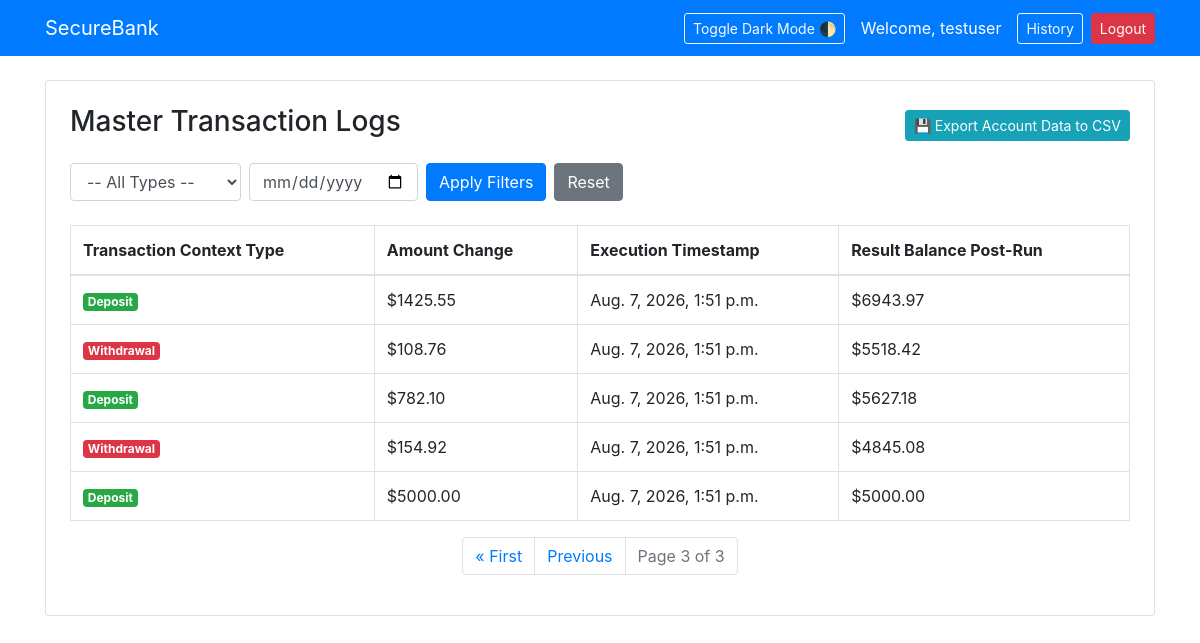
Page /history/?page=3 (signed in) on the committed database.
### accounts/models.py (models this page shows, shortened)
class Transaction(models.Model):
    TRANSACTION_TYPES = (
        ('Deposit', 'Deposit'),
        ('Withdrawal', 'Withdrawal'),
    )
    account = models.ForeignKey(Account, on_delete=models.CASCADE)
    transaction_type = models.CharField(max_length=10, choices=TRANSACTION_TYPES)
    amount = models.DecimalField(max_digits=10, decimal_places=2)
    timestamp = models.DateTimeField(auto_now_add=True)
    balance_after = models.DecimalField(max_digits=12, decimal_places=2)
    class Meta:
        ordering = ['-timestamp']

### accounts/views.py (the view, shortened to what this page needs)
# urls.py: path('history/', views.transaction_history, name='history'),
@login_required
def transaction_history(request):
    account = Account.objects.get(user=request.user)
    txns = Transaction.objects.filter(account=account)
    t_type = request.GET.get('type')
    date_from = request.GET.get('date')
    if t_type:
        txns = txns.filter(transaction_type=t_type)
    if date_from:
        txns = txns.filter(timestamp__date=date_from)
    paginator = Paginator(txns, 10)
    page_number = request.GET.get('page')
    page_obj = paginator.get_page(page_number)
    return render(request, 'accounts/history.html', {
        'page_obj': page_obj,
        'type': t_type,
        'date': date_from
    })

### accounts/templates/accounts/history.html (shortened to what this page needs)
{% extends 'base.html' %}
{% block content %}
<div class="card p-4">
    <div class="d-flex justify-content-between align-items-center mb-3">
        <h3>Master Transaction Logs</h3>
        <a href="?type={{ type|default:'' }}&date={{ date|default:'' }}&export=true" class="btn btn-info btn-sm">💾 Export Account Data to CSV</a>
    </div>
    <form method="GET" class="form-inline mb-4 gap-2">
        <select name="type" class="form-control mr-2">
            <option value="">-- All Types --</option>
        </select>
        <input type="date" name="date" class="form-control mr-2" value="{{ date|default:'' }}">
        <button type="submit" class="btn btn-primary">Apply Filters</button>
        <a href="{% url 'history' %}" class="btn btn-secondary ml-2">Reset</a>
    </form>
    <table class="table table-bordered">
        <thead>
            <tr>
                <th>Transaction Context Type</th>
                <th>Amount Change</th>
                <th>Execution Timestamp</th>
                <th>Result Balance Post-Run</th>
            </tr>
        </thead>
        <tbody>
            {% for txn in page_obj %}
            <tr>
                <td><span class="badge {% if txn.transaction_type == 'Deposit' %}badge-success{% else %}badge-danger{% endif %}">{{ txn.transaction_type }}</span></td>
                <td>${{ txn.amount }}</td>
                <td>{{ txn.timestamp }}</td>
                <td>${{ txn.balance_after }}</td>
            </tr>
            {% empty %}
            <tr><td colspan="4" class="text-center text-muted">No historical transactions fulfill search constraints.</td></tr>
            {% endfor %}
        </tbody>
    </table>
    <nav>
        <ul class="pagination justify-content-center">
            {% if page_obj.has_previous %}
                <li class="page-item"><a class="page-link" href="?page=1{% if type %}&type={{ type }}{% endif %}{% if date %}&date={{ date }}{% endif %}">&laquo; First</a></li>
                <li class="page-item"><a class="page-link" href="?page={{ page_obj.previous_page_number }}{% if type %}&type={{ type }}{% endif %}{% if date %}&date={{ date }}{% endif %}">Previous</a></li>
            {% endif %}
            <li class="page-item disabled"><span class="page-link">Page {{ page_obj.number }} of {{ page_obj.paginator.num_pages }}</span></li>
        </ul>
    </nav>
</div>
{% endblock %}

### accounts/templates/base.html (shortened to what this page needs)
<!DOCTYPE html>
<html lang="en">
<head>
            <link rel="stylesheet" href="https://cdn.jsdelivr.net/npm/bootstrap@4.6.2/dist/css/bootstrap.min.css">
</head>
<body>
    <nav class="navbar navbar-expand-lg navbar-dark bg-primary mb-4">
        <div class="container">
            <a class="navbar-brand" href="{% url 'dashboard' %}">SecureBank</a>
            <div class="ml-auto d-flex align-items-center">
                <button id="themeToggle" class="btn btn-sm btn-outline-light mr-3">Toggle Dark Mode 🌓</button>
                {% if user.is_authenticated %}
                    <span class="navbar-text mr-3 text-white">Welcome, {{ user.username }}</span>
                    <a href="{% url 'history' %}" class="btn btn-outline-light btn-sm mr-2">History</a>
                    <form action="{% url 'logout' %}" method="post" class="d-inline">
                        <button type="submit" class="btn btn-danger btn-sm">Logout</button>
                    </form>
                {% else %}
                    <a href="{% url 'login' %}" class="btn btn-outline-light btn-sm mr-2">Login</a>
                    <a href="{% url 'register' %}" class="btn btn-light btn-sm">Register</a>
                {% endif %}
            </div>
        </div>
    </nav>
    <div class="container">
        {% block content %}{% endblock %}
    </div>
</body>
</html>

### rows in the picture
Transaction: transaction_type "Deposit", amount "1425.55", timestamp "Aug. 7, 2026, 1:51 p.m.", balance_after "6943.97"
Transaction: transaction_type "Withdrawal", amount "108.76", timestamp "Aug. 7, 2026, 1:51 p.m.", balance_after "5518.42"
Transaction: transaction_type "Deposit", amount "782.10", timestamp "Aug. 7, 2026, 1:51 p.m.", balance_after "5627.18"
Transaction: transaction_type "Withdrawal", amount "154.92", timestamp "Aug. 7, 2026, 1:51 p.m.", balance_after "4845.08"
Transaction: transaction_type "Deposit", amount "5000.00", timestamp "Aug. 7, 2026, 1:51 p.m.", balance_after "5000.00"

### other values in the picture
{{ user.username }} "testuser"
{{ page_obj.number }} "3"
{{ page_obj.paginator.num_pages }} "3"
